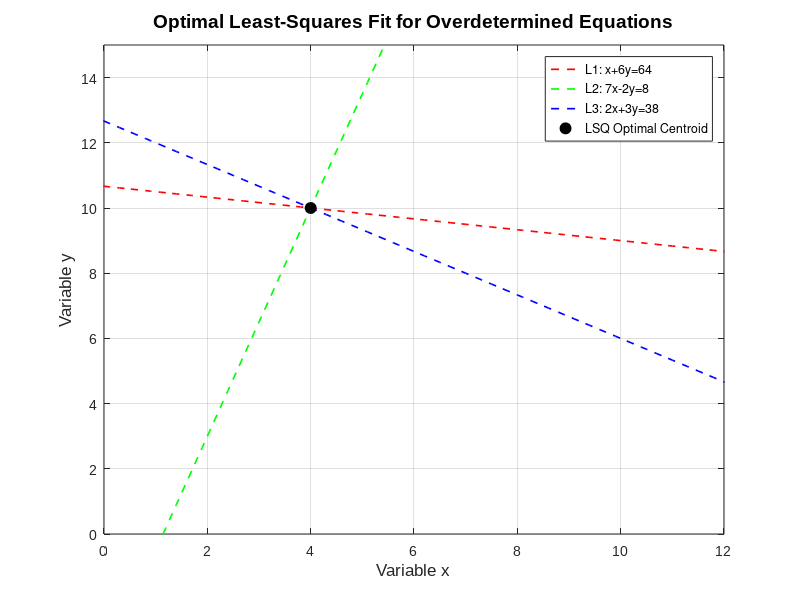

Write MATLAB code to recreate this figure.
% =========================================================================================
% FILE NAME: Q19_OverdeterminedSystem.m
% AUTHOR: [Amey Thakur](https://github.com/Amey-Thakur)
% COURSE REPO: https://github.com/Amey-Thakur/COMPUTATIONAL-METHODS-AND-MODELING-FOR-ENGINEERING-APPLICATIONS
% RELEASE DATE: September 08, 2023
% LICENSE: Creative Commons Attribution 4.0 International (CC BY 4.0)
%
% DESCRIPTION:
% This script solves an overdetermined system of three linear equations with 
% two variables. It utilizes the least-squares method (via the \\ operator) 
% to identify the optimal state vector [x; y] that minimizes the sum of squared residuals.
%
% PROBLEM STATEMENT (Q19):
% Use MATLAB to solve the following overdetermined problem:
% x + 6y = 64
% 7x - 2y = 8
% 2x + 3y = 38
%
% Reference: MATLAB for Engineering Applications, William J. Palm, Chapter 8, Q19.
%
% TECHNOLOGY STACK:
% - Programming Language: MATLAB (R2023a+)
% =========================================================================================

% --- Environment Initialization ---
clc;
clear;
close all;

% --- Overdetermined System Modeling ---
% Coefficient Matrix A (3x2) and Constant Vector B (3x1)
A = [ 1,  6;
      7, -2;
      2,  3];
      
B = [64; 8; 38];

% --- Computational Solution Stage (Least-Squares) ---
% For overdetermined systems, A \ B computes the least-squares solution
% Mathematically equivalent to: (A' * A) \ (A' * B)
X = A \ B;

% --- Solution Verification & Residual Analysis ---
% Calculate the projection of the solution back to the constant space
B_fit = A * X;
residuals = B - B_fit;
total_resid_norm = norm(residuals);

% --- Results Visualization ---
fprintf('--- Overdetermined System Results ---\n');
fprintf('Optimized x (LSQ): %8.4f\n', X(1));
fprintf('Optimized y (LSQ): %8.4f\n', X(2));

fprintf('\n--- Residual Analysis ---\n');
fprintf('Equation 1 Error: %10.4f\n', residuals(1));
fprintf('Equation 2 Error: %10.4f\n', residuals(2));
fprintf('Equation 3 Error: %10.4f\n', residuals(3));
fprintf('Total Residual Norm: %.4e\n', total_resid_norm);

% --- Visualization Engine (Geometric Interpretation) ---
% Plotting the lines represented by each equation
y_range = -5:0.1:20;
l1 = (64 - 1*y_range)/6; % Wait, x+6y=64 => x = 64-6y? 
% Let's plot y as a function of x for standard viewing
x_range = -5:0.1:15;
y1 = (64 - x_range)/6;
y2 = (7*x_range - 8)/2;
y3 = (38 - 2*x_range)/3;

figure('Color', 'w', 'Name', 'Least-Squares Intersection Analysis');
plot(x_range, y1, 'r--', 'LineWidth', 1.2); hold on;
plot(x_range, y2, 'g--', 'LineWidth', 1.2);
plot(x_range, y3, 'b--', 'LineWidth', 1.2);
plot(X(1), X(2), 'ko', 'MarkerFaceColor', 'k', 'MarkerSize', 8);

% Aesthetics and Labeling
grid on;
set(gca, 'FontName', 'Arial', 'FontSize', 10);
xlabel('Variable x', 'FontSize', 12);
ylabel('Variable y', 'FontSize', 12);
title('Optimal Least-Squares Fit for Overdetermined Equations', 'FontSize', 14, 'FontWeight', 'bold');
legend('L1: x+6y=64', 'L2: 7x-2y=8', 'L3: 2x+3y=38', 'LSQ Optimal Centroid', 'Location', 'best');
axis([0 12 0 15]);

% Professional Scholarly Footer
fprintf('\nEngineering Insight: Because the three lines do not intersect at a unique point, no exact solution exists. The least-squares solution represents the "centroid" of the intersection region that minimizes the orthogonal deviation across all three systemic constraints.\n');
